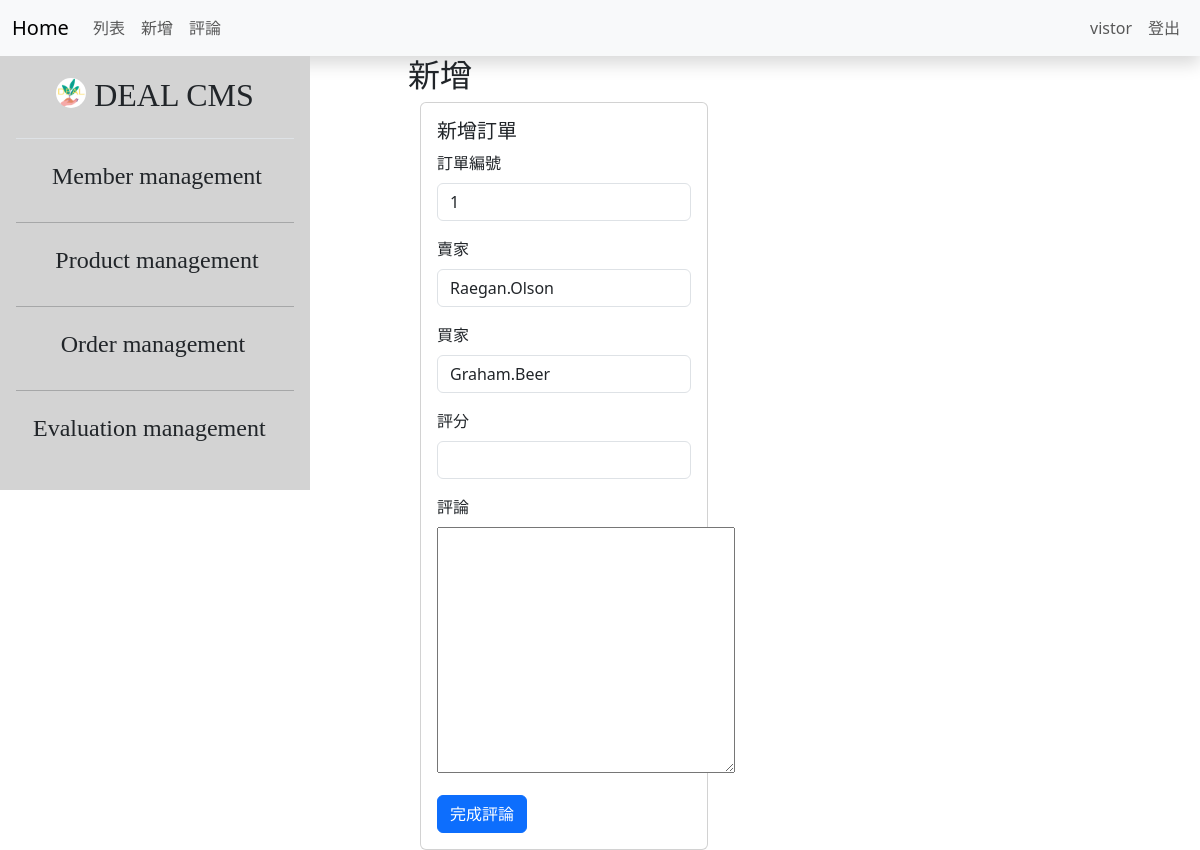
Screenshot of /eval_add.php?sid=1 (signed in) with the database file from the repository.
### tables this page shows
CREATE TABLE `order_fake` (
  `id` int NOT NULL,
  `sellername` varchar(200) NOT NULL,
  `buyername` varchar(255) NOT NULL,
  `total_price` int NOT NULL,
  `total_amount` int NOT NULL,
  `shipment_fee` int NOT NULL,
  `payment_status` varchar(200) NOT NULL,
  `shipment_status` varchar(200) NOT NULL,
  `order_date` date NOT NULL,
  `status` varchar(255) NOT NULL
);

### eval_add.php (the view, shortened to what this page needs)
<?php
require __DIR__."/parts/db_link.php";
$sid=isset($_GET["sid"])? intval($_GET["sid"]):0;
$sql="SELECT * FROM order_fake where id=$sid";
$r=$pdo->query($sql)->fetch();
?>
<?php include __DIR__."/parts/header.php" ?>
<?php include __DIR__."/parts/navbar.php" ?>
<div class="contain">
    <div class="row">
        <div class="col-4">
<?php include __DIR__."/parts/sidebar.php"?>
</div>
<div class="col-8">
<div class="contain row justify-content-center" >
	<h2>新增</h2>
	<div class="row ">
        <div class="col-6">
	<div class="card" style="width: 18rem;">
  <div class="card-body">
    <h5 class="card-title">新增訂單</h5>
	<form name="form1" id="form1" method="post" onsubmit="sendData(event)">
<div class="mb-3">
    <label for="seller" class="form-label">訂單編號 </label>
    <input type="text" class="form-control" name="order_id" id="order_id" value="<?=$r["id"]?>" readonly/>
	</div>
	<div class="mb-3">
    <label for="seller" class="form-label">賣家 </label>
    <input type="text" class="form-control" name="seller" id="seller" value="<?=$r["sellername"]?>"readonly/>
	</div>
	<div class="mb-3">
    <label for="buyer" class="form-label">買家 </label>
    <input type="text" class="form-control" name="buyer" id="buyer" value="<?=$r["buyername"]?>"readonly/>
	</div>
	<div class="mb-3">
    <label for="price" class="form-label">評分 </label>
    <input type="number" class="form-control" name="rate" id="rate" value="" min="1" max="10"/>
	</div>
	<div class="mb-3">
    <label for="amount" class="form-label"> 評論 </label>
    <textarea name="comment" id="comment" cols="30" rows="10"></textarea>
	</div>
  <button type="submit" class="btn btn-primary">完成評論 </button>
</form>
  </div>
</div>
</div></div></div></div>
	</div>
</div>
<?php include __DIR__."/parts/footer.php" ?>

### rows the page displays
order_fake: order_id "1", seller "Raegan.Olson", buyer "Graham.Beer"

### other values shown
$_SESSION['admin']['nickname'] "vistor"
